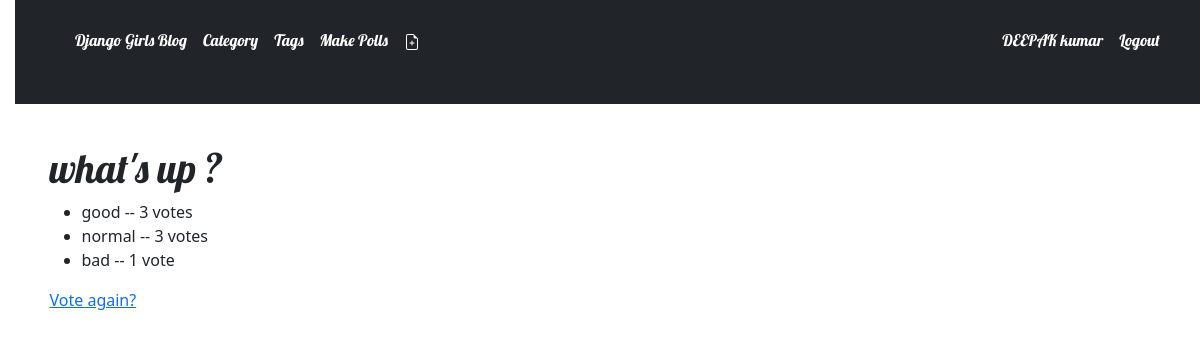
The app's page /polls/whats-up/results/ (signed in) with its own data.
### blog/models.py (models this page shows, shortened)
class User(AbstractUser):
    phone_no = models.PositiveIntegerField(validators=[MaxValueValidator(9999999999)], null=True,blank=True)
    gender = models.CharField(max_length=1,choices=SEX_CHOICES,)
    date_of_birth = models.DateField(null=True)
    company = models.CharField(max_length=100,null=True,blank=True)
    city = models.CharField(max_length=30)
    state = models.CharField(max_length=30)
    country = models.CharField(max_length=30)
    user_img = models.ImageField(upload_to='UserImg', blank=True, null=True)
    user_web =  models.URLField(max_length=250,null=True,blank=True)
    user_address = models.CharField(max_length=300)
    rule = models.CharField(max_length=1,choices=RULE_CHOICES, null=True,blank=True)

### polls/models.py (models this page shows, shortened)
class Question(models.Model):
    question_text = models.CharField(max_length=200)
    pub_date = models.DateTimeField("Date published")
    slug = AutoSlugField(populate_from='question_text', unique=True, default=None, null=True)

class Choice(models.Model):
    question = models.ForeignKey(Question, on_delete=models.CASCADE)
    choice_text = models.CharField(max_length=200)
    votes = models.IntegerField(default=0)
    slug = AutoSlugField(populate_from='choice_text', unique=True, default=None, null=True)

### polls/views.py (the view)
# urls.py: path("<slug:slug>/results/", views.ResultsView.as_view(), name="results"),
class ResultsView(generic.DetailView):
    model = Question
    template_name = "polls/results.html"

### polls/templates/polls/results.html
{% extends 'blog/base.html' %}
{% block content %}
    <article class="post">
        <h1>{{ question.question_text }}</h1>
        <ul>
        {% for choice in question.choice_set.all %}
            <li>{{ choice.choice_text }} -- {{ choice.votes }} vote{{ choice.votes|pluralize }}</li>
        {% endfor %}
        </ul>
        <a href="{% url 'polls:detail' question.slug %}">Vote again?</a>
    </article>
{% endblock %}

### blog/templates/blog/base.html (shortened to what this page needs)
{% load static %}
<!DOCTYPE html>
<html>
    <head>
        <link rel="stylesheet" href="https://cdn.jsdelivr.net/npm/bootstrap-icons@1.10.5/font/bootstrap-icons.css">
        <link rel="stylesheet" href="https://cdn.jsdelivr.net/npm/bootstrap@5.1.3/dist/css/bootstrap.min.css"
>
        <link rel="stylesheet" href="{% static 'css1/blog.css' %}">
    </head>
    <body>
        <header class="page-header navbar navbar-expand-lg navbar-dark bg-dark">
            <div class="container">
                <div class="collapse navbar-collapse" id="navbarSupportedContent">
                    <ul class="navbar-nav me-auto mb-2 mb-lg-0 ft">
                        <li class="nav-item ">
                          <a class="nav-link active" aria-current="page" href="{% url 'post_list' %}">Django Girls Blog</a> &nbsp; &nbsp; &nbsp; &nbsp; &nbsp; &nbsp;
                        </li>
                        <li class="nav-item">
                          <a class="nav-link active" aria-current="page" href="{% url 'category_list' %}">Category</a>&nbsp; &nbsp; &nbsp; &nbsp; &nbsp; &nbsp;
                        </li>
                        <li class="nav-item">
                          <a class="nav-link active" aria-current="page" href="{% url 'tags' %}">Tags</a>&nbsp; &nbsp; &nbsp; &nbsp; &nbsp; &nbsp;
                        </li>
                        <li class="nav-item">
                          <a class="nav-link active" href="{% url 'polls:index' %}">Make Polls</a>&nbsp; &nbsp; &nbsp; &nbsp; &nbsp; &nbsp;
                        </li>
                      {% if user.is_authenticated %}
                        <li class="nav-item">
                          <a class="nav-link active" aria-current="page" href="{% url 'post_new' %}">
                          </a>&nbsp; &nbsp; &nbsp; &nbsp; &nbsp; &nbsp;
                        </li>
                    </ul>
                    <ul class="navbar-nav mb-2 mb-lg-0 ft">
                        <li class="nav-item">
                          <a class="nav-link active" aria-current="page" href="{% url 'user_profile' %}">{{request.user.first_name}}</a>&nbsp; &nbsp; &nbsp; &nbsp; &nbsp; &nbsp;
                        </li>
                        <li class="nav-item">
                          <a class="nav-link active" aria-current="page" href="{% url 'user_logout' %}">Logout</a>&nbsp; &nbsp; &nbsp; &nbsp; &nbsp; &nbsp;
                        </li>
                      {% else %}
                        <li class="nav-item">
                          <a class="nav-link active" aria-current="page" href="{% url 'user_login' %}">LogIn</a>&nbsp; &nbsp; &nbsp; &nbsp; &nbsp; &nbsp;
                        </li>
                      {% endif %}
                    </ul>
                </div>
            </div>
        </header>
        <main class="content container">
            <div class="row">
                <div class="col">
                    {% block content %}
                    {% endblock %}
                </div>
            </div>
        </main>
    </body>
</html>

### blog/static/css1/blog.css (style rules this page uses)
body { padding-left: 15px; }
.ft { font-family: 'Lobster'; }
.page-header { margin-top: 0; margin-bottom: 40px; padding: 20px 20px 20px 40px; }
h1, h2, h3, h4 { font-family: 'Lobster', cursive; }
.post { margin-bottom: 70px; }

### records on screen
User: user.first_name "DEEPAK kumar"
Question: question_text "what's up ?"
Choice: choice_text "good", votes "3"
Choice: choice_text "normal", votes "3"
Choice: choice_text "bad", votes "1"
